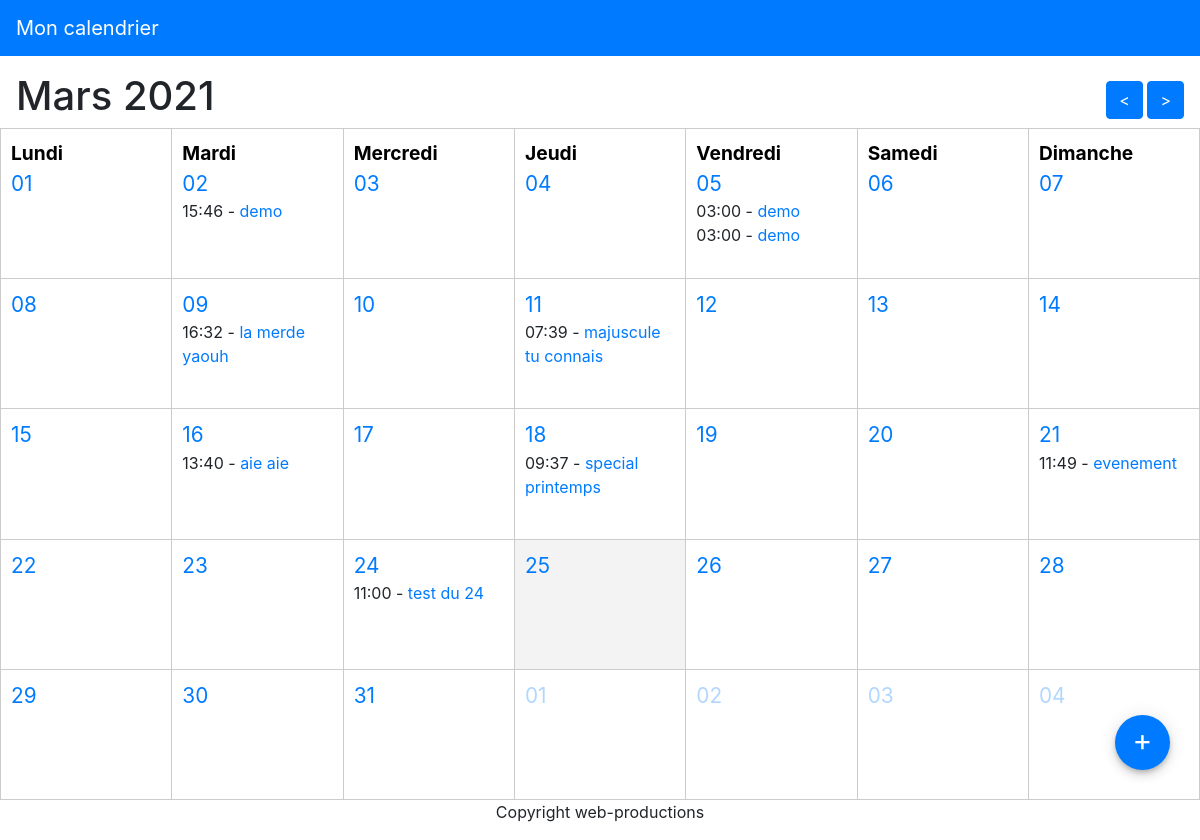
The page / on the database its author committed.
### tables this page shows
CREATE TABLE IF NOT EXISTS `events` (
  `id` int(11) NOT NULL AUTO_INCREMENT,
  `name` varchar(255) NOT NULL,
  `description` text,
  `start` datetime NOT NULL,
  `end` datetime DEFAULT NULL,
  PRIMARY KEY (`id`)
);

### src/Calendar/Month.php (called while the page is built, shortened)
<?php
 class Month {
     private $months = ['Janvier', 'Février', 'Mars', 'Avril', 'Mai', 'Juin', 'Juillet', 'Aout', 'Septembre', 'Octobre', 'Novembre', 'Dècembre'];
     public $month;
     public $year;
     public function  __construct(?int $month = null, ?int $year = null) {
        if ($month === null || $month < 1 || $month > 12) {$month = intval(date('m')); }
        if ($year === null) {$year = intval(date('Y')); }
        $this->month = $month;
        $this->year = $year;
     }
     public function getStartingDay (): \DateTime {
         return new \DateTime("{$this->year}-{$this->month}-01");
     }
     public function toString() : string {
        return $this->months[$this->month - 1] . ' ' . $this->year;
     }
     public function  getWeeks() : int {
         $start = $this->getStartingDay();
         $end = (clone $start)->modify('+1 month -1 day');
         $weeks = intval($end->format('W')) - intval($start->format('W')) + 1;
         return $weeks;
     }
     public function whithinMonth (\DateTime $date): bool {
        return $this->getStartingDay()->format('Y-m') === $date->format('Y-m');
     }
     public function  nextMonth() : Month {
         $month = $this->month + 1 ;
         $year = $this->year;
         return new Month($month, $year);
     }
     public function  previousMonth() : Month {
         $month = $this->month - 1 ;
         $year = $this->year;
         return new Month($month, $year);
     }
 }

### src/Calendar/Events.php (called while the page is built, shortened)
<?php
        class Events {
            private $pdo;
            public function __construct(\PDO $pdo) {
                $this->pdo = $pdo;
        }
            public function getEventsBetween (\DateTime $start, \Datetime $end): array {
                 $sql = "SELECT * FROM events WHERE start BETWEEN '{$start->format('Y-m-d 00:00:00')}' AND '{$end->format('Y-m-d 23:59:59' )}' ORDER BY start ASC ";
                 $statement = $this->pdo->query($sql);
                 $results = $statement->fetchAll();
                 return $results;
            }
            public function getEventsBetweenByDay (\DateTime $start, \Datetime $end): array {
                $events = $this->getEventsBetween($start, $end);
                $days = [];
                foreach ($events as $event) {
                    $date = explode( ' ', $event['start'])[0];
                    if (!isset($days[$date])) {
                        $days[$date] = [$event];
                    } else {
                        $days[$date] [] = $event;
                    }
                }
                return $days;
            }
        }
?>

### src/boot.php (called while the page is built, shortened)
<?php
        function h (?string $value): string {
            return htmlentities($value);
        }

### public/index.php (the view, shortened to what this page needs)
    <?php
        require '../src/boot.php';
            $pdo = get_pdo();
            $events = new \Calendar\Events($pdo);
            $month = new Calendar\Month($_GET['month'] ?? null , $_GET['year'] ?? null);
            $start = $month->getStartingDay();
            $start = $start->format('N') === '1' ? $start : $month->getStartingDay()->modify('last monday');
            $weeks = $month->getWeeks();
            $end =(clone $start)->modify('+' . (6 + 7 * ($weeks -1)) . 'days');
            $events = $events->getEventsBetweenByDay($start, $end);
        require '../views/header.php';
    ?>
   <div class="calendar">
       <div class="d-flex flex-row align-items-center justify-content-between mx-sm-3" >
           <h1><?= $month->toString(); ?></h1>
           <div>
               <a href="index.php?month=<?= $month->previousMonth()->month ; ?>&year=<?= $month->previousMonth()->year; ?>" class="btn btn-primary">&lt;</a>
               <a href="index.php?month=<?= $month->nextMonth()->month ; ?>&year=<?= $month->nextMonth()->year; ?>" class="btn btn-primary">&gt;</a>
           </div>
       </div>
       <table class="calendar__table calendar__table--<?= $weeks; ?> weeks">
           <?php for ($i = 0; $i < $weeks; $i++): ?>
               <tr>
                   <?php foreach ($month->days as $k => $day):
                       $date = (clone $start)->modify("+" . ($k + $i * 7) . "days");
                       $eventsForDay = $events[$date->format('Y-m-d')] ?? [];
                       $isToday = date('Y-m-d') === $date->format('Y-m-d');
                       ?>
                       <td class="<?= $month->whithinMonth($date) ? '' : 'calendar__otherMonth' ; ?> <?= $isToday ? 'is-today' : '' ; ?>">
                           <?php if ($i === 0): ?>
                               <div class="calendar__weekday"> <?= $day; ?> </div>
                           <?php endif ; ?>
                           <a class="calendar__day" href="add.php?date=<?= $date->format('Y-m-d'); ?> "> <?= $date->format('d'); ?> </a>
                           <?php foreach ($eventsForDay as $event): ?>
                               <div class="calendar__event">
                                   <?=(new DateTime($event['start']))->format('H:i')  ?> - <a href="edit.php?id=<?= $event['id']; ?>"> <?= h($event['name']); ?></a>
                               </div>
                           <?php endforeach; ?>
                       </td>
                   <?php endforeach; ?>
               </tr>
           <?php endfor ; ?>
       </table>
       <a href="add.php" class="calendar__button">+</a>
   </div>
<?php require '../views/footer.php'; ?>

### views/header.php (shortened to what this page needs)
<!doctype html>
<html lang="fr">
<head>
    <link rel="stylesheet" href="https://cdn.jsdelivr.net/npm/bootstrap@4.5.3/dist/css/bootstrap.min.css">
    <link rel="stylesheet" href="css/calendar.css">
</head>
<body>
<nav class="navbar navbar-dark bg-primary mb-3">
    <a href="/index.php" class="navbar-brand">Mon calendrier</a>
</nav>

### views/footer.php
    <p class="text-center">Copyright web-productions</p>
    </body>
</html>

### public/css/calendar.css (style rules this page uses)
.calendar { position: relative; }
.calendar__table { width: 100%; height: calc(100vh - 128px); }
.calendar__table td { padding: 10px; border: 1px solid #ccc; vertical-align: top; width: 14.29%; height: 16.66%; }
.calendar__table td.is-today { background-color: #f3f3f3; }
.calendar__weekday { font-weight: bold; color: #000; font-size: 1.2em; }
.calendar__day { font-size: 1.3em; }
.calendar__otherMonth .calendar__day { opacity: 0.3; }
.calendar__button { display: block; width: 55px; height: 55px; line-height: 50px; text-align: center; color: #fff; font-size: 30px; background-color: #007bff; border-radius: 50%; box-shadow: 0 6px 10px 0 #0000001a,0 1px 18px 0 #0000001a,0 3px 5px -1px #0003; position: absolute; bottom: 30px; right: 30px; text-decoration: none; }

### rows shown on the page
events: start "15:46", name "demo"
events: start "03:00", name "demo"
events: start "03:00", name "demo"
events: start "16:32", name "la merde yaouh"
events: start "07:39", name "majuscule tu connais"
events: start "13:40", name "aie aie"
events: start "09:37", name "special printemps"
events: start "11:49", name "evenement"
events: start "11:00", name "test du 24"

### other values the page prints
$month->toString() "Mars 2021"
$day "Lundi"
$date->format('d') "01"
$day "Mardi"
$date->format('d') "02"
$day "Mercredi"
$date->format('d') "03"
$day "Jeudi"
$date->format('d') "04"
$day "Vendredi"
$date->format('d') "05"
$day "Samedi"
$date->format('d') "06"
$day "Dimanche"
$date->format('d') "07"
